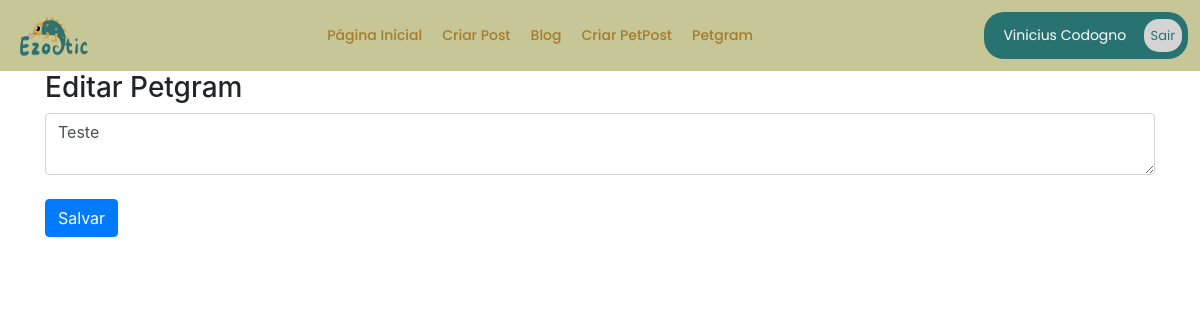
The page /editar_petgram/1 (signed in) on the database as committed earlier.
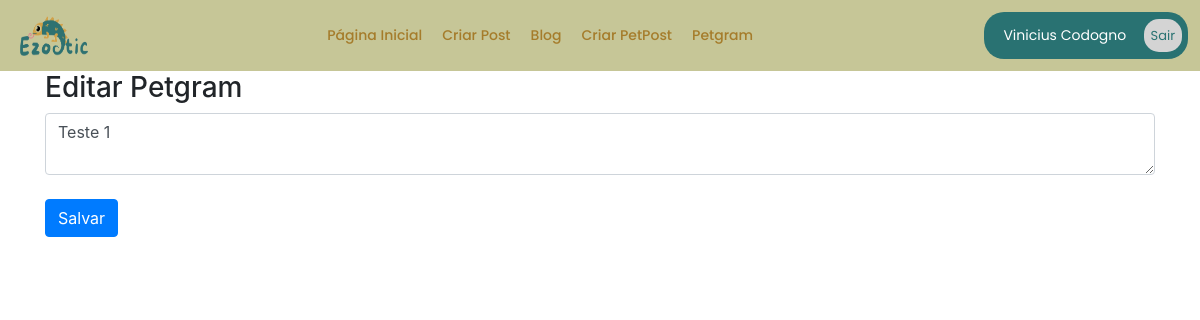
The same page on the database as committed later.
### app/models.py (models this page shows, shortened)
class Petgram(db.Model):
    id = db.Column(db.Integer, primary_key=True)
    mensagem = db.Column(db.Text, nullable=False)
    user_id = db.Column(db.Integer, db.ForeignKey('user.id'), nullable=False)
    comentarios = db.relationship('ComentarioPetgram', backref='petgram', lazy=True)
    imagem = db.Column(db.String, nullable=True)
    categoria_petgram = db.Column(db.String(50), nullable=True)
    data_cricao = db.Column(db.DateTime, default=datetime.utcnow)

### app/views.py (the view)
@app.route('/editar_petgram/<int:petgram_id>', methods=['GET', 'POST'])
def editar_petgram(petgram_id):
    petgram = Petgram.query.get_or_404(petgram_id)
    if petgram.user_id != current_user.id:
        return redirect(url_for('petgram_lista'))
    if request.method == 'POST':
        petgram.mensagem = request.form.get('mensagem')
        db.session.commit()
        return redirect(url_for('petgramLista'))
    return render_template('petgram/petgram_editar.html', petgram=petgram)

### app/models.py (called while the page is built)
@login_manager.user_loader
def load_user(user_id):
    return User.query.get(user_id)

### app/templates/petgram/petgram_editar.html
{% extends 'base.html' %}
{% block content %}
{% include 'nave/nave.html' %}
    <div class="container">
        <h3>Editar Petgram</h3>
        <form action="{{ url_for('editar_petgram', petgram_id=petgram.id) }}" method="POST">
            <div class="form-group">
                <textarea name="mensagem" class="form-control" required>{{ petgram.mensagem }}</textarea>
            </div>
            <button type="submit" class="btn btn-primary mt-2">Salvar</button>
        </form>
    </div>
{% endblock %}

Rows that differ between the two databases and show on the page:
changed Petgram: mensagem "Teste" → "Teste 1"
